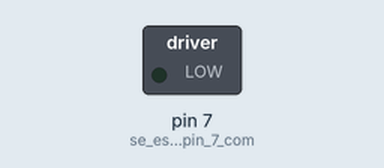
Simulated run of this sketch. Board: Arduino Uno, built with avr-gcc and run on an emulated ATmega328P. On the bench: switched loads named in the sketch (green lamp = pin HIGH). Dashed ring = blinking.

Above: at 0.5 s.
Timing chart, 0 to 4.6 s (numbered marks = the images above):
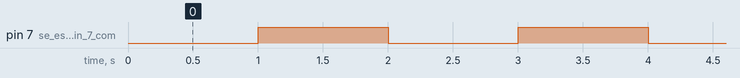

The sketch:

MotorDC_transistorS9013.ino
```cpp
/*Motor DC.
  Este programa controla el giro de un motor de corriente directa (DC) o motor de corriente continua (CC).
  Con el pin 7 controlamos la señal de encendido mediante un transistor.
  29 de Junio del 2017.
  Filiberto Cruz Flores.
*/


void setup()
{
  pinMode(7, OUTPUT); //se establece el pin 7 como salida.
}

void loop()
{
digitalWrite(7, LOW); //el pin 7 permanece desactivado.
delay(1000); //esperamos 1000 milisegundos.
digitalWrite(7, HIGH); //el pin 7 se activa.
delay(1000); //esperamos 1000 milisegundos.
digitalWrite(7, LOW); //el pin 7 se desactiva.
delay(1000); //esperamos 1000 milisegundos.
digitalWrite(7, HIGH); //el pin 7 se activa.
delay(1000); //esperamos 1000 milisegundos.
}
```

Measured:
- by itself, pin 7 (se_establece_el_pin_7_com): alternates HIGH for 1.0 s and LOW for 1.0 s
